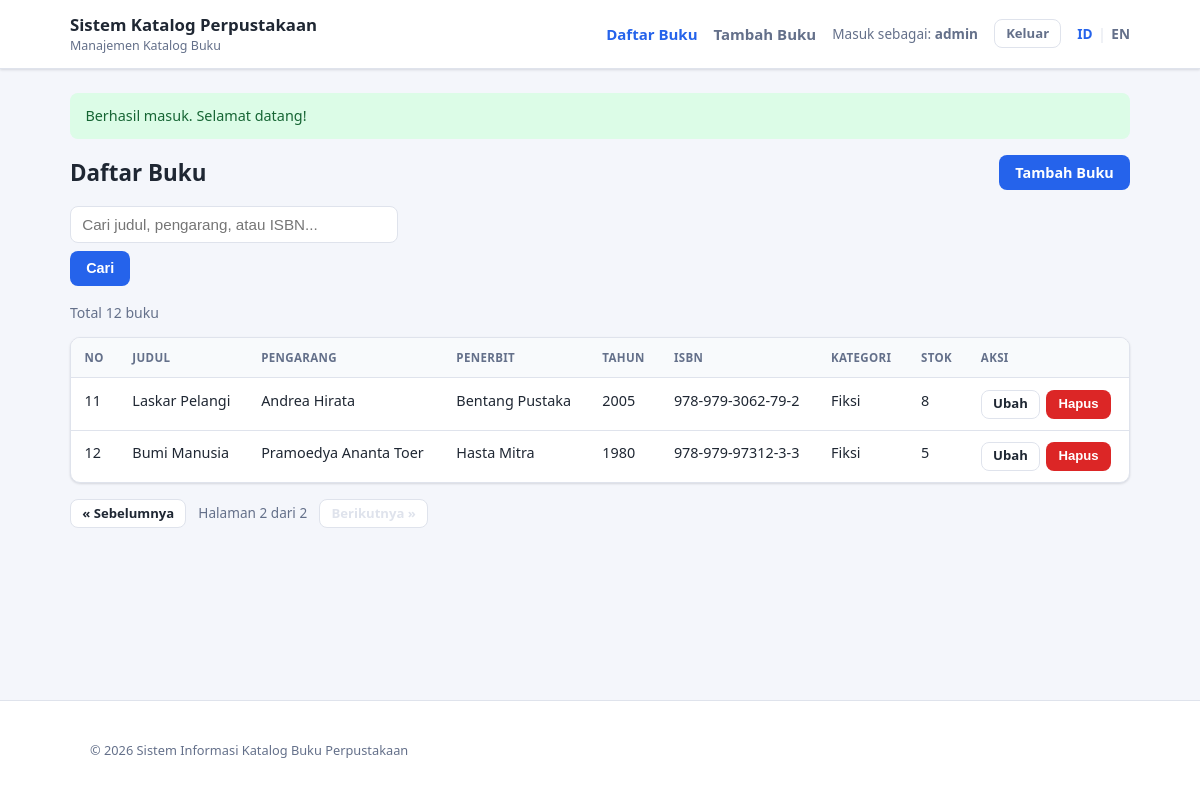
/index.php?page=2 (signed in), run on the app's committed database.
### tables this page shows
CREATE TABLE `books` (
  `id` int(11) NOT NULL AUTO_INCREMENT,
  `title` varchar(150) NOT NULL,
  `author` varchar(100) NOT NULL,
  `publisher` varchar(100) NOT NULL,
  `year` smallint(6) NOT NULL,
  `isbn` varchar(17) NOT NULL,
  `category` varchar(50) NOT NULL,
  `stock` int(11) NOT NULL DEFAULT 0,
  `created_at` timestamp NOT NULL DEFAULT current_timestamp(),
  `updated_at` timestamp NOT NULL DEFAULT current_timestamp() ON UPDATE current_timestamp(),
  PRIMARY KEY (`id`),
  UNIQUE KEY `isbn` (`isbn`)
);

### includes/lang.php (called while the page is built, shortened)
<?php
$lang = require __DIR__ . '/../lang/' . $_SESSION['lang'] . '.php';
if (!function_exists('t')) {
    function t(string $key, ...$args): string
    {
        global $lang;
        $text = $lang[$key] ?? $key;
        return $args ? vsprintf($text, $args) : $text;
    }
}

### includes/functions.php (called while the page is built, shortened)
<?php
require_once __DIR__ . '/../config/database.php';
if (!function_exists('e')) {
    function e($value): string
    {
        return htmlspecialchars((string) $value, ENT_QUOTES, 'UTF-8');
    }
}

### config/database.php (called while the page is built)
<?php
$DB_CONFIG = [
    'host'    => '127.0.0.1',
    'port'    => 3306,
    'name'    => 'db_perpustakaan',
    'user'    => 'root',
    'pass'    => '',
    'charset' => 'utf8mb4',
];
if (!function_exists('db')) {
    function db(): PDO
    {
        static $pdo = null;
        if ($pdo === null) {
            global $DB_CONFIG;
            $dsn = sprintf(
                'mysql:host=%s;port=%d;dbname=%s;charset=%s',
                $DB_CONFIG['host'],
                $DB_CONFIG['port'],
                $DB_CONFIG['name'],
                $DB_CONFIG['charset']
            );
            try {
                $pdo = new PDO($dsn, $DB_CONFIG['user'], $DB_CONFIG['pass'], [
                    PDO::ATTR_ERRMODE            => PDO::ERRMODE_EXCEPTION,
                    PDO::ATTR_DEFAULT_FETCH_MODE => PDO::FETCH_ASSOC,
                    PDO::ATTR_EMULATE_PREPARES   => false,
                ]);
            } catch (PDOException $e) {
                http_response_code(500);
                exit('Koneksi database gagal / Database connection failed: ' . $e->getMessage());
            }
        }
        return $pdo;
    }
}

### index.php (the view, shortened to what this page needs)
<?php
require_once __DIR__ . '/config/database.php';
require_once __DIR__ . '/includes/functions.php';
require_once __DIR__ . '/includes/lang.php';
$q       = trim((string) ($_GET['q'] ?? ''));
$perPage = 10;
$pageNum = max(1, (int) ($_GET['page'] ?? 1));
$where  = '';
$params = [];
$countStmt = db()->prepare('SELECT COUNT(*) FROM books ' . $where);
$countStmt->execute($params);
$total = (int) $countStmt->fetchColumn();
$totalPages = max(1, (int) ceil($total / $perPage));
$offset = ($pageNum - 1) * $perPage;
$stmt = db()->prepare(
    'SELECT id, title, author, publisher, year, isbn, category, stock
       FROM books ' . $where . '
       ORDER BY id DESC
       LIMIT :limit OFFSET :offset'
);
$stmt->bindValue(':limit', $perPage, PDO::PARAM_INT);
$stmt->bindValue(':offset', $offset, PDO::PARAM_INT);
$stmt->execute();
$books = $stmt->fetchAll();
$pageUrl = function (int $p) use ($q): string {
    $args = ['page' => $p];
    if ($q !== '') {
        $args['q'] = $q;
    }
    return 'index.php?' . http_build_query($args);
};
require __DIR__ . '/includes/header.php';
?>
<div class="page-head">
    <h1><?= e(t('book_list')) ?></h1>
    <a href="create.php" class="btn btn-primary"><?= e(t('nav_add')) ?></a>
</div>
<div class="toolbar">
    <form method="get" action="index.php" class="search-form">
        <input type="text" name="q" class="input" value="<?= e($q) ?>"
               placeholder="<?= e(t('search_placeholder')) ?>">
        <button type="submit" class="btn btn-primary"><?= e(t('btn_search')) ?></button>
    </form>
</div>
<p class="result-meta">
    <?= e(t('total_books', $total)) ?>
</p>
<div class="table-wrap">
    <?php if (empty($books)): ?>
        <div class="empty">
            <?= e($q !== '' ? t('empty_search') : t('empty_state')) ?>
        </div>
    <?php else: ?>
        <table>
            <thead>
                <tr>
                    <th><?= e(t('h_no')) ?></th>
                    <th><?= e(t('h_title')) ?></th>
                    <th><?= e(t('h_author')) ?></th>
                    <th><?= e(t('h_publisher')) ?></th>
                    <th><?= e(t('h_year')) ?></th>
                    <th><?= e(t('h_isbn')) ?></th>
                    <th><?= e(t('h_category')) ?></th>
                    <th><?= e(t('h_stock')) ?></th>
                    <th><?= e(t('h_action')) ?></th>
                </tr>
            </thead>
            <tbody>
                <?php foreach ($books as $i => $book): ?>
                    <tr>
                        <td><?= $offset + $i + 1 ?></td>
                        <td><?= e($book['title']) ?></td>
                        <td><?= e($book['author']) ?></td>
                        <td><?= e($book['publisher']) ?></td>
                        <td><?= e($book['year']) ?></td>
                        <td><?= e($book['isbn']) ?></td>
                        <td><?= e(t('cat_' . $book['category'])) ?></td>
                        <td><?= (int) $book['stock'] ?></td>
                        <td>
                            <div class="cell-actions">
                                <a href="edit.php?id=<?= (int) $book['id'] ?>" class="btn btn-outline btn-sm">
                                    <?= e(t('btn_edit')) ?>
                                </a>
                                <form method="post" action="delete.php" class="inline-form"
                                      onsubmit="return confirm('<?= e(t('confirm_delete')) ?>');">
                                    <button type="submit" class="btn btn-danger btn-sm">
                                        <?= e(t('btn_delete')) ?>
                                    </button>
                                </form>
                            </div>
                        </td>
                    </tr>
                <?php endforeach; ?>
            </tbody>
        </table>
    <?php endif; ?>
</div>
<?php if ($totalPages > 1): ?>
    <div class="pagination">
        <?php if ($pageNum > 1): ?>
            <a href="<?= e($pageUrl($pageNum - 1)) ?>" class="btn btn-outline btn-sm">
                &laquo; <?= e(t('page_prev')) ?>
            </a>
        <?php else: ?>
            <span class="btn btn-outline btn-sm disabled">&laquo; <?= e(t('page_prev')) ?></span>
        <?php endif; ?>
        <span class="page-info"><?= e(t('page_info', $pageNum, $totalPages)) ?></span>
        <?php if ($pageNum < $totalPages): ?>
            <a href="<?= e($pageUrl($pageNum + 1)) ?>" class="btn btn-outline btn-sm">
                <?= e(t('page_next')) ?> &raquo;
            </a>
        <?php else: ?>
            <span class="btn btn-outline btn-sm disabled"><?= e(t('page_next')) ?> &raquo;</span>
        <?php endif; ?>
    </div>
<?php endif; ?>
<?php require __DIR__ . '/includes/footer.php'; ?>

### assets/style.css (style rules this page uses)
:root { --bg: #f4f6fb; --surface: #ffffff; --border: #dfe3ec; --text: #1f2733; --muted: #64708a; --primary: #2563eb; --primary-dark: #1d4ed8; --danger: #dc2626; --danger-dark: #b91c1c; --success-bg: #dcfce7; --success-fg: #166534; --error-bg: #fee2e2; --error-fg: #991b1b; --warning-bg: #fef3c7; --warning-fg: #92400e; --radius: 10px; --shadow: 0 1px 3px rgba(16, 24, 40, .08), 0 1px 2px rgba(16, 24, 40, .06); }
* { box-sizing: border-box; }
html, body { margin: 0; padding: 0; }
body { background: var(--bg); color: var(--text); font-family: "Segoe UI", Roboto, Helvetica, Arial, sans-serif; font-size: 15px; line-height: 1.5; min-height: 100vh; display: flex; flex-direction: column; }
a { color: var(--primary); text-decoration: none; }
.page-head { display: flex; align-items: center; justify-content: space-between; gap: 1rem; flex-wrap: wrap; margin-bottom: 1rem; }
.page-head h1 { font-size: 1.4rem; margin: 0; }
.input { width: 100%; padding: .55rem .7rem; border: 1px solid var(--border); border-radius: 8px; font-size: .95rem; color: var(--text); background: #fff; }
.btn { display: inline-block; padding: .5rem .95rem; border: 1px solid transparent; border-radius: 8px; font-size: .9rem; font-weight: 600; cursor: pointer; line-height: 1.2; text-decoration: none; }
.btn-sm { padding: .35rem .7rem; font-size: .82rem; }
.btn-primary { background: var(--primary); color: #fff; }
.btn-outline { background: #fff; color: var(--text); border-color: var(--border); }
.btn-danger { background: var(--danger); color: #fff; }
.toolbar { display: flex; align-items: center; justify-content: space-between; gap: 1rem; flex-wrap: wrap; margin-bottom: 1rem; }
.search-form { display: flex; gap: .5rem; flex-wrap: wrap; }
.search-form .input { min-width: 260px; }
.result-meta { color: var(--muted); font-size: .88rem; margin: 0 0 .85rem; }
.table-wrap { background: var(--surface); border: 1px solid var(--border); border-radius: var(--radius); box-shadow: var(--shadow); overflow-x: auto; }
table { width: 100%; border-collapse: collapse; font-size: .9rem; }
thead th { text-align: left; background: #f8fafc; color: var(--muted); text-transform: uppercase; letter-spacing: .03em; font-size: .72rem; padding: .7rem .85rem; border-bottom: 1px solid var(--border); white-space: nowrap; }
tbody td { padding: .7rem .85rem; border-bottom: 1px solid var(--border); vertical-align: top; }
tbody tr:last-child td { border-bottom: none; }
.cell-actions { white-space: nowrap; display: flex; gap: .4rem; align-items: center; }
.inline-form { display: inline; }
.pagination { display: flex; align-items: center; gap: .75rem; margin-top: 1rem; flex-wrap: wrap; }
.pagination .page-info { color: var(--muted); font-size: .85rem; }
.pagination .disabled { color: var(--border); pointer-events: none; }

### data on the page
books: i "11", title "Laskar Pelangi", author "Andrea Hirata", publisher "Bentang Pustaka", year "2005", isbn "978-979-3062-79-2", category "Fiksi", stock "8"
books: i "12", title "Bumi Manusia", author "Pramoedya Ananta Toer", publisher "Hasta Mitra", year "1980", isbn "978-979-97312-3-3", category "Fiksi", stock "5"

### other printed values
t('app_name') "Sistem Katalog Perpustakaan"
t('app_tagline') "Manajemen Katalog Buku"
t('nav_books') "Daftar Buku"
t('nav_add') "Tambah Buku"
t('logged_in_as') "Masuk sebagai"
$_SESSION['username'] "admin"
t('logout') "Keluar"
t($flash['message']) "Berhasil masuk. Selamat datang!"
t('book_list') "Daftar Buku"
t('btn_search') "Cari"
t('total_books', $total) "Total 12 buku"
t('h_no') "NO"
t('h_title') "JUDUL"
t('h_author') "PENGARANG"
t('h_publisher') "PENERBIT"
